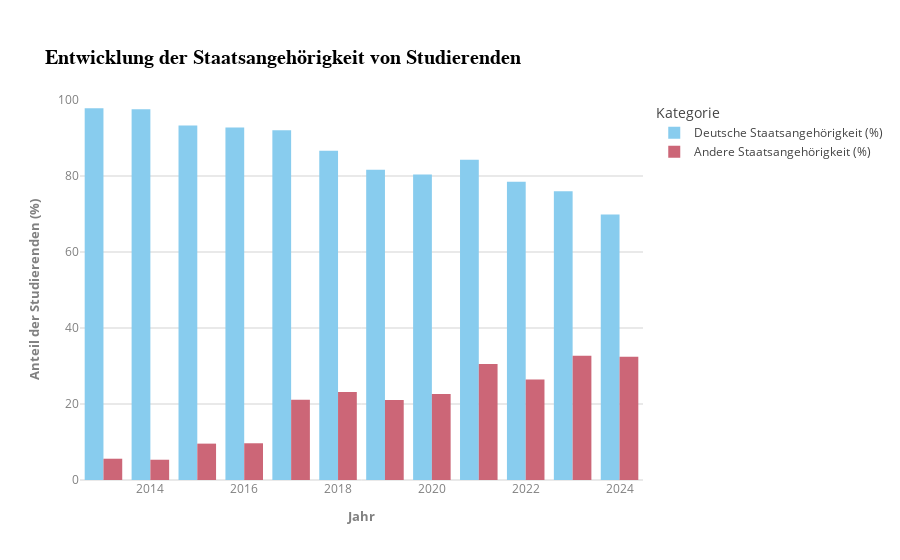

Write notebook code for a chart like this one.
### Code cell
# Daten umformen für Balkendiagramm
df_melted = df_staatsangehoerigkeit.melt(id_vars="Jahr", var_name="Staatsangehörigkeit", value_name="Anteil (%)")

fig = px.bar(
    df_melted, 
    x="Jahr", 
    y="Anteil (%)", 
    color="Staatsangehörigkeit",
    barmode="group",  # Gruppierte Balken
    title="Entwicklung der Staatsangehörigkeit von Studierenden",
    color_discrete_sequence=px.colors.qualitative.Safe
)

fig.update_layout(
    template="infoviz",
    xaxis_title="Jahr",
    yaxis_title="Anteil der Studierenden (%)",
    yaxis=dict(range=[0, 100]),
    legend_title="Kategorie"
)

fig.show()

### Figure 1 — Plotly figure (JSON) as saved in the notebook; plotly's stock layout.template omitted (floating-point values rounded to 4 significant figures)
{"data": [{"alignmentgroup": "True", "hovertemplate": "Staatsangehörigkeit=Deutsche Staatsangehörigkeit (%)<br>Jahr=%{x}<br>Anteil (%)=%{y}<extra></extra>", "legendgroup": "Deutsche Staatsangehörigkeit (%)", "marker": {"color": "rgb(136, 204, 238)", "pattern": {"shape": ""}}, "name": "Deutsche Staatsangehörigkeit (%)", "offsetgroup": "Deutsche Staatsangehörigkeit (%)", "orientation": "v", "showlegend": true, "textposition": "auto", "type": "bar", "x": ["2013", "2014", "2015", "2016", "2017", "2018", "2019", "2020", "2021", "2022", "2023", "2024"], "xaxis": "x", "y": [97.85, 97.54, 93.3, 92.75, 92.07, 86.67, 81.62, 80.4, 84.27, 78.5, 76.0, 69.86], "yaxis": "y"}, {"alignmentgroup": "True", "hovertemplate": "Staatsangehörigkeit=Andere Staatsangehörigkeit (%)<br>Jahr=%{x}<br>Anteil (%)=%{y}<extra></extra>", "legendgroup": "Andere Staatsangehörigkeit (%)", "marker": {"color": "rgb(204, 102, 119)", "pattern": {"shape": ""}}, "name": "Andere Staatsangehörigkeit (%)", "offsetgroup": "Andere Staatsangehörigkeit (%)", "orientation": "v", "showlegend": true, "textposition": "auto", "type": "bar", "x": ["2013", "2014", "2015", "2016", "2017", "2018", "2019", "2020", "2021", "2022", "2023", "2024"], "xaxis": "x", "y": [5.6, 5.333, 9.571, 9.667, 21.1, 23.15, 21.07, 22.62, 30.55, 26.46, 32.73, 32.46], "yaxis": "y"}], "layout": {"barmode": "group", "legend": {"title": {"text": "Kategorie"}, "tracegroupgap": 0}, "title": {"text": "Entwicklung der Staatsangehörigkeit von Studierenden"}, "xaxis": {"anchor": "y", "domain": [0, 1], "title": {"text": "Jahr"}}, "yaxis": {"anchor": "x", "domain": [0, 1], "range": [0, 100], "title": {"text": "Anteil der Studierenden (%)"}}}}
